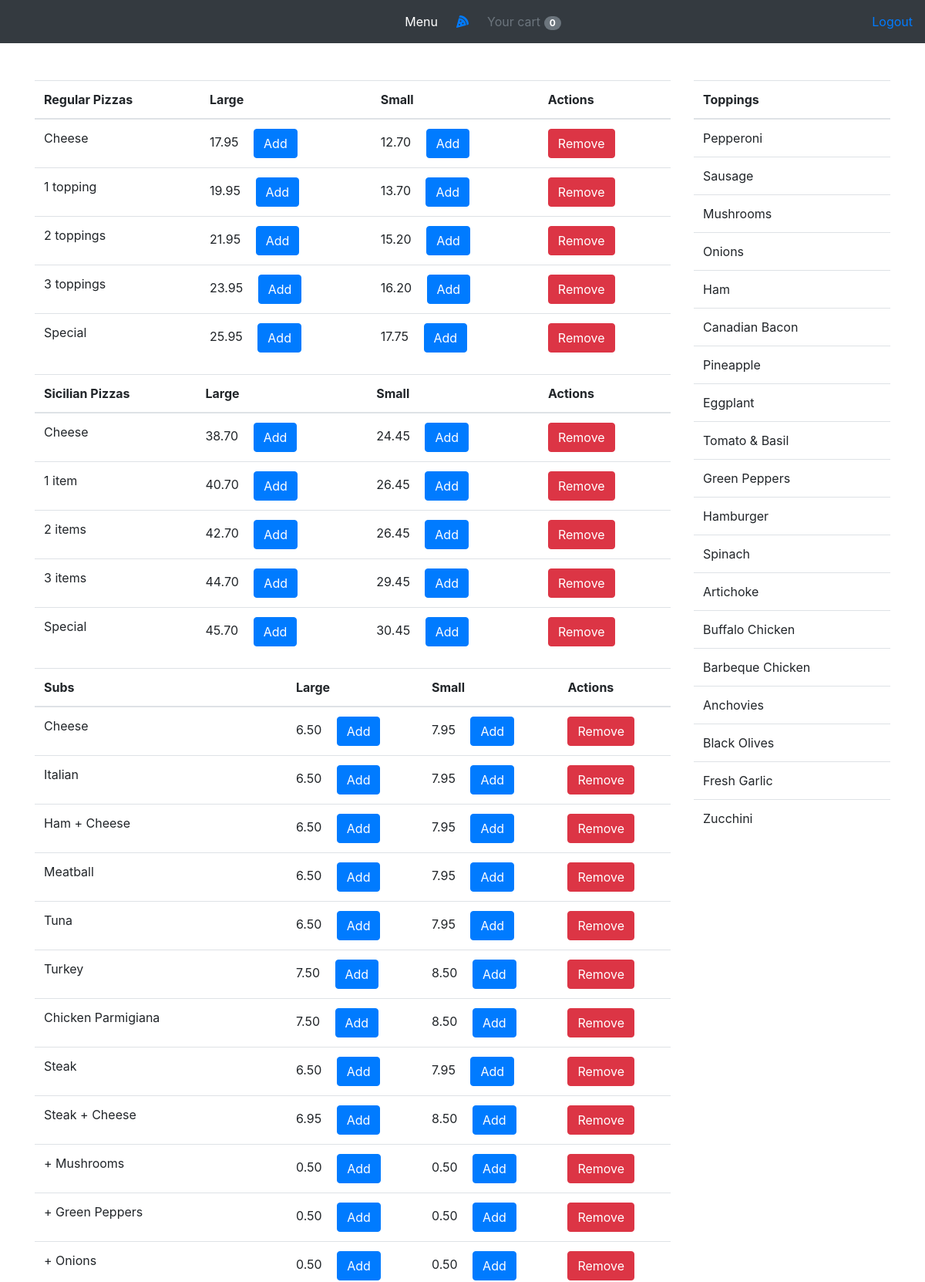
Page / (signed in, upper part) on the committed database.
### orders/models.py (models this page shows, shortened)
class Item(models.Model):
	title = models.CharField(max_length=100)
	price = models.DecimalField(max_digits=4, decimal_places=2, blank=True, null=True)
	price_small = models.DecimalField(max_digits=4, decimal_places=2, blank=True, null=True)
	has_sizes = models.BooleanField(default=False)
	category = models.CharField(choices=CATEGORY_CHOICES, max_length=16)
	label = models.CharField(choices=LABEL_CHOICES, max_length=1, default='P')
	slug = models.SlugField()
	slug_small = models.SlugField(blank=True, null=True)
	def get_add_to_cart_url(self):
		return reverse("add-to-cart", kwargs={
			'slug': self.slug
		})
	def get_add_small_to_cart_url(self):
		return reverse("add-small-to-cart", kwargs={
			'slug_small': self.slug_small
		})
	def get_remove_from_cart_url(self):
		return reverse("remove-from-cart", kwargs={
			'slug': self.slug
		})

### orders/views.py (the view)
# urls.py: path('', index, name="index"),
def index(request):
	if not request.user.is_authenticated:
		return HttpResponseRedirect(reverse('login'))
	context = {
		'user': request.user,
		'regular_pizzas': Item.objects.filter(category='Regular Pizza'),
        'sicilian_pizzas': Item.objects.filter(category='Sicilian Pizza'),
        'toppings': Item.objects.filter(category='Topping'),
        'subs': Item.objects.filter(category='Sub'),
        'pastas': Item.objects.filter(category='Pasta'),
        'dinner_platters': Item.objects.filter(category='Dinner Platter'),
        'salads': Item.objects.filter(category='Salad'),
	}
	return render(request, "orders/index.html", context)

### orders/templatetags/cart_template_tags.py (called while the page is built)
@register.filter
def cart_item_count(user):
    if user.is_authenticated:
        qs = Order.objects.filter(user=user, ordered=False)
        if qs.exists():
            return qs[0].items.count()
    return 0

### orders/templates/orders/index.html (shortened to what this page needs)
{% extends "orders/base.html" %}
{% load cart_template_tags %}
{% block toppings %}
    <div id="sidebar" style="position: -webkit-sticky;
    position: sticky;
    top: 15px;">
        <div class="table-responsive">
            <table class="table">
                <thead>
                    <tr>
                        <th scope="col">Toppings</th>
                    </tr>
                </thead>
                <tbody>
                {% for item in toppings %}
                    <tr>
                        <td><span class="item-item item-title">{{ item.title }}</span></td>
                    </tr>
                {% endfor %}
                </tbody>
            </table>
        </div>
    </div>
{% endblock %}
{% block main %}
    <div class="table-responsive">
        <table class="table">
            <thead>
                <tr>
                    <th scope="col">Regular Pizzas</th>
                    <th scope="col">Large</th>
                    <th scope="col">Small</th>
                    <th scope="col">Actions</th>
                </tr>
            </thead>
            <tbody>
            {% for item in regular_pizzas %}
                <tr>
                    <td><span class="item-item item-title">{{ item.title }}</span></td>
                    <td>
                        <span class="item-item item-price">{{ item.price }}</span>
                        <a href="{{ item.get_add_to_cart_url }}" class="btn btn-primary btn-md my-0 p">
                            Add
                        </a>
                    </td>
                    <td>
                    {% if item.price_small %}
                        <span class="item-item item-price">{{ item.price_small }}</span>
                        <a href="{{ item.get_add_small_to_cart_url }}" class="btn btn-primary btn-md my-0 p">
                            Add
                        </a>
                    {% endif %}
                    </td>
                    <td><a href="{{ item.get_remove_from_cart_url }}" class="btn btn-danger btn-md my-0 p">
                        Remove
                    </a></td>
                </tr>
            {% endfor %}
             </tbody>
        </table>
      </div>
    <div class="table-responsive">
        <table class="table">
            <thead>
                <tr>
                    <th scope="col">Sicilian Pizzas</th>
                    <th scope="col">Large</th>
                    <th scope="col">Small</th>
                    <th scope="col">Actions</th>
                </tr>
            </thead>
            <tbody>
            {% for item in sicilian_pizzas %}
                <tr>
                    <td><span class="item-item item-title">{{ item.title }}</span></td>
                    <td>
                        <span class="item-item item-price">{{ item.price }}</span>
                        <a href="{{ item.get_add_to_cart_url }}" class="btn btn-primary btn-md my-0 p">
                            Add
                        </a>
                    </td>
                    <td>
                    {% if item.price_small %}
                        <span class="item-item item-price">{{ item.price_small }}</span>
                        <a href="{{ item.get_add_small_to_cart_url }}" class="btn btn-primary btn-md my-0 p">
                            Add
                        </a>
                    {% endif %}
                    </td>
                    <td><a href="{{ item.get_remove_from_cart_url }}" class="btn btn-danger btn-md my-0 p">
                        Remove
                    </a></td>
                </tr>
            {% endfor %}
            </tbody>
        </table>
    </div>
    <div class="table-responsive">
        <table class="table">
            <thead>
                <tr>
                    <th scope="col">Subs</th>
                    <th scope="col">Large</th>
                    <th scope="col">Small</th>
                    <th scope="col">Actions</th>
                </tr>
            </thead>
            <tbody>
            {% for item in subs %}
                <tr>
                    <td><span class="item-item item-title">{{ item.title }}</span></td>
                    <td>
                        <span class="item-item item-price">{{ item.price }}</span>
                        <a href="{{ item.get_add_to_cart_url }}" class="btn btn-primary btn-md my-0 p">
                            Add
                        </a>
                    </td>
                    <td>
                    {% if item.price_small %}
                        <span class="item-item item-price">{{ item.price_small }}</span>
                        <a href="{{ item.get_add_small_to_cart_url }}" class="btn btn-primary btn-md my-0 p">
                            Add
                        </a>
                    {% endif %}
                    </td>
                    <td><a href="{{ item.get_remove_from_cart_url }}" class="btn btn-danger btn-md my-0 p">
                        Remove
                    </a></td>
                </tr>
            {% endfor %}
            </tbody>
        </table>
      </div>
{% endblock %}

### orders/templates/orders/base.html (shortened to what this page needs)
<!DOCTYPE html>
<html>
<head>
	<link rel="stylesheet" href="https://stackpath.bootstrapcdn.com/bootstrap/4.5.0/css/bootstrap.min.css">
	{% load static %}
	<link rel="stylesheet" href="{% static "orders/styles.css" %}">
</head>
<body>
	{% load cart_template_tags %}
	<nav class="navbar navbar-expand-lg navbar-dark bg-dark">
		{% if request.user.is_authenticated %}
		<div class="navbar-collapse collapse w-100 dual-collapse2 order-1 order-md-0">
			<ul class="navbar-nav ml-auto text-center">
				<li class="nav-item active mr-3">
					<a class="nav-link" href="/">Menu</a>
				</li>
			</ul>
		</div>
		{% endif %}
		<div class="mx-auto my-2 order-0 order-md-1 position-relative">
			<a class="mx-auto" href="/">
				<i class='fas fa-pizza-slice'></i>
			</a>
		</div>
		<div class="navbar-collapse collapse w-100 dual-collapse2 order-2 order-md-2">
			<ul class="navbar-nav mr-auto text-center">
				{% if request.user.is_authenticated %}
				<li class="nav-item">
					<a class="nav-link" href="{% url 'order-summary' %}">
						<span class="text-muted ml-3">Your cart</span>
						<span class="badge badge-secondary badge-pill">{{ request.user|cart_item_count }}</span>
					</a>
				</li>
				{% endif %}
			</ul>
			<ul class="nav navbar-nav navbar-right">
				{% if request.user.is_authenticated %}
					<li><a href="/logout">Logout</a></li>
				{% else %}
					<li class="mr-3"><a href="/register">Register</a></li>
					<li><a href="/login">Login</a></li>
				{% endif %}
			</ul>
		</div>
	</nav>
	<div class="row">
	</div>
	<div id="content" name="content" class="container">
		<div class="row">
			<div class="col-md-9 order-md-1">
				{% block main %}
				{% endblock %}
			</div>
			<div class="col-md-3 order-md-2 mb-4">
				{% block toppings %}
				{% endblock %}
			</div>
		</div>
	</div>
</body>
</html>

### orders/static/orders/styles.css (style rules this page uses)
.row { display: flex; }
.item-item { padding-right: 15px !important; }
#sidebar { position: -webkit-sticky; position: sticky; top: 15px; }

### rows in the picture
Item: title "Cheese", price "17.95", price_small "12.70"
Item: title "1 topping", price "19.95", price_small "13.70"
Item: title "2 toppings", price "21.95", price_small "15.20"
Item: title "3 toppings", price "23.95", price_small "16.20"
Item: title "Special", price "25.95", price_small "17.75"
Item: title "Cheese", price "38.70", price_small "24.45"
Item: title "1 item", price "40.70", price_small "26.45"
Item: title "2 items", price "42.70", price_small "26.45"
Item: title "3 items", price "44.70", price_small "29.45"
Item: title "Special", price "45.70", price_small "30.45"
Item: title "Cheese", price "6.50", price_small "7.95"
Item: title "Italian", price "6.50", price_small "7.95"
Item: title "Ham + Cheese", price "6.50", price_small "7.95"
Item: title "Meatball", price "6.50", price_small "7.95"
Item: title "Tuna", price "6.50", price_small "7.95"
Item: title "Turkey", price "7.50", price_small "8.50"
Item: title "Chicken Parmigiana", price "7.50", price_small "8.50"
Item: title "Steak", price "6.50", price_small "7.95"
Item: title "Steak + Cheese", price "6.95", price_small "8.50"
Item: title "+ Mushrooms", price "0.50", price_small "0.50"
Item: title "+ Green Peppers", price "0.50", price_small "0.50"
Item: title "+ Onions", price "0.50", price_small "0.50"
Item: title "Pepperoni"
Item: title "Sausage"
Item: title "Mushrooms"
Item: title "Onions"
Item: title "Ham"
Item: title "Canadian Bacon"
Item: title "Pineapple"
Item: title "Eggplant"
Item: title "Tomato & Basil"
Item: title "Green Peppers"
Item: title "Hamburger"
Item: title "Spinach"
Item: title "Artichoke"
Item: title "Buffalo Chicken"
Item: title "Barbeque Chicken"
Item: title "Anchovies"
Item: title "Black Olives"
Item: title "Fresh Garlic"
Item: title "Zucchini"

### other values in the picture
{{ request.user|cart_item_count }} "0"
